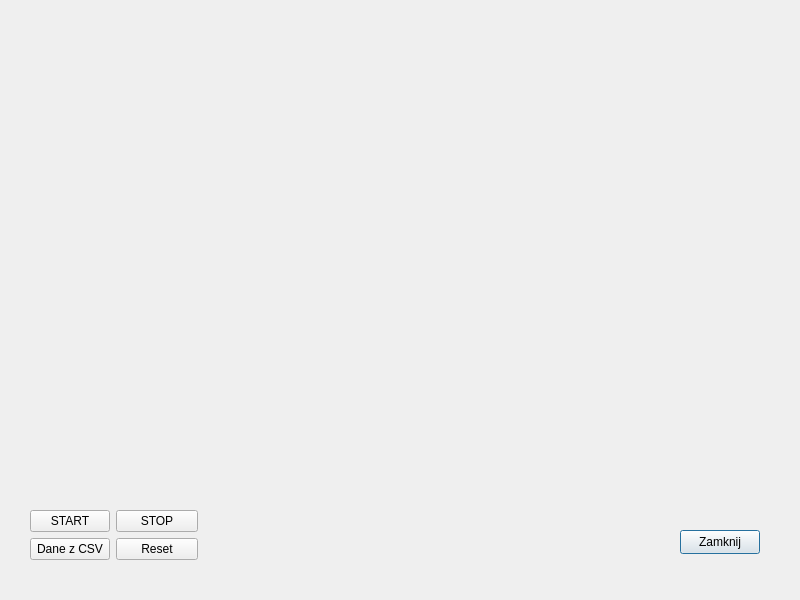
<?xml version="1.0" encoding="UTF-8"?>
<ui version="4.0">
 <class>SimWindow</class>
 <widget class="QDialog" name="SimWindow">
  <property name="geometry">
   <rect>
    <x>0</x>
    <y>0</y>
    <width>800</width>
    <height>600</height>
   </rect>
  </property>
  <property name="windowTitle">
   <string>Dialog</string>
  </property>
  <widget class="QPushButton" name="closeSimulatorBtn">
   <property name="geometry">
    <rect>
     <x>680</x>
     <y>530</y>
     <width>80</width>
     <height>24</height>
    </rect>
   </property>
   <property name="text">
    <string>Zamknij</string>
   </property>
  </widget>
  <widget class="QCustomPlot" name="plotWidget" native="true">
   <property name="geometry">
    <rect>
     <x>39</x>
     <y>29</y>
     <width>321</width>
     <height>191</height>
    </rect>
   </property>
  </widget>
  <widget class="QWidget" name="layoutWidget">
   <property name="geometry">
    <rect>
     <x>30</x>
     <y>510</y>
     <width>168</width>
     <height>56</height>
    </rect>
   </property>
   <layout class="QFormLayout" name="formLayout">
    <item row="0" column="0">
     <widget class="QPushButton" name="btnStart">
      <property name="text">
       <string>START</string>
      </property>
     </widget>
    </item>
    <item row="0" column="1">
     <widget class="QPushButton" name="btnStop">
      <property name="text">
       <string>STOP</string>
      </property>
     </widget>
    </item>
    <item row="1" column="0">
     <widget class="QPushButton" name="importCsvBtn">
      <property name="text">
       <string>Dane z CSV</string>
      </property>
     </widget>
    </item>
    <item row="1" column="1">
     <widget class="QPushButton" name="btnReset">
      <property name="text">
       <string>Reset</string>
      </property>
     </widget>
    </item>
   </layout>
  </widget>
 </widget>
 <customwidgets>
  <customwidget>
   <class>QCustomPlot</class>
   <extends>QWidget</extends>
   <header>3rdPart/qcustomplot/qcustomplot.h</header>
   <container>1</container>
  </customwidget>
 </customwidgets>
 <resources/>
 <connections/>
</ui>
